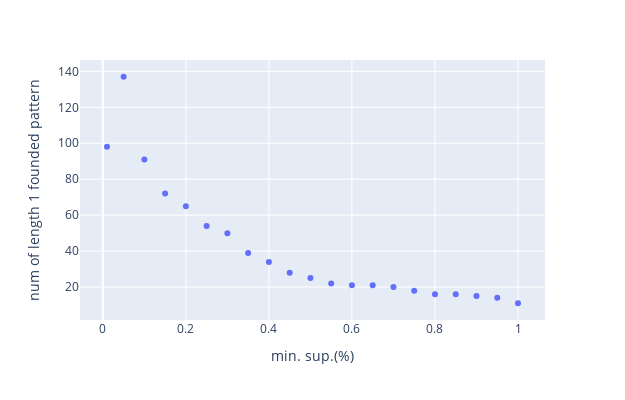

This figure's notebook cell:
### Code cell
fig4

### Figure 1 — Plotly figure (JSON) as saved in the notebook; plotly's stock layout.template omitted (floating-point values rounded to 4 significant figures)
{"data": [{"hovertemplate": "min. sup.(%)=%{x}<br>num of length 1 founded pattern =%{y}<extra></extra>", "legendgroup": "", "marker": {"color": "#636efa", "symbol": "circle"}, "mode": "markers", "name": "", "orientation": "v", "showlegend": false, "type": "scatter", "x": [0.01, 0.05, 0.1, 0.15, 0.2, 0.25, 0.3, 0.35, 0.4, 0.45, 0.5, 0.55, 0.6, 0.65, 0.7, 0.75, 0.8, 0.85, 0.9, 0.95, 1], "xaxis": "x", "y": [98, 137, 91, 72, 65, 54, 50, 39, 34, 28, 25, 22, 21, 21, 20, 18, 16, 16, 15, 14, 11], "yaxis": "y"}], "layout": {"height": 400, "legend": {"tracegroupgap": 0}, "margin": {"t": 60}, "width": 625, "xaxis": {"anchor": "y", "domain": [0, 1], "title": {"text": "min. sup.(%)"}}, "yaxis": {"anchor": "x", "domain": [0, 1], "title": {"text": "num of length 1 founded pattern "}}}}
